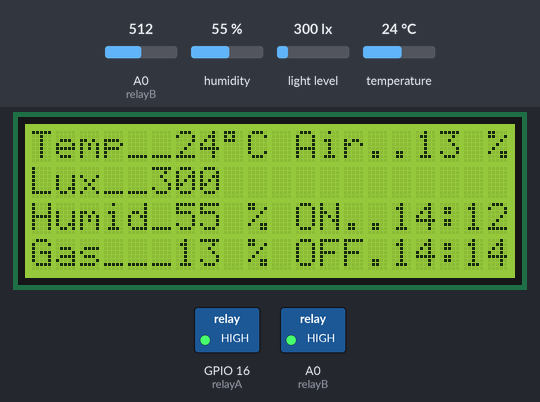
The sketch below on a simulated ESP8266 (NodeMCU). On the bench: 20×4 character LCD, switched loads named in the sketch (green lamp = pin HIGH). Inputs (shaded band) come from the test bench; at power-on: humidity 55 %, light level 300 lx, A0 (relayB) = 512, temperature 24 °C. Uploads are accepted with an empty reply; the local clock reads 2024-03-15 10:24:30 at power-on unless the sketch sets it; what the sketch prints to the serial monitor is not drawn.

Above: at 6.6 s.
6.7 s: humidity set to 22 %
At 10.1 s:
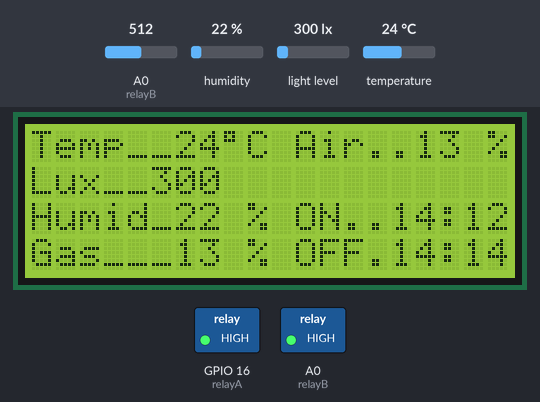
15.0 s: light level set to 40 lx
At 16.7 s:
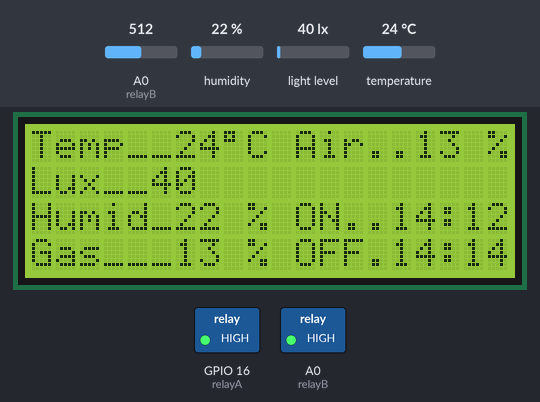
19.8 s: A0 (relayB) set to 716
At 20.7 s:
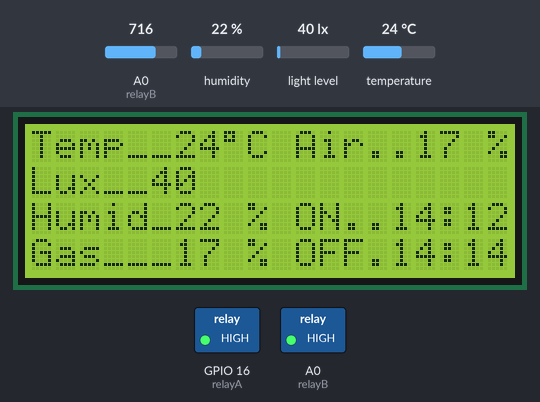
23.4 s: temperature set to 12 °C
At 24.8 s:
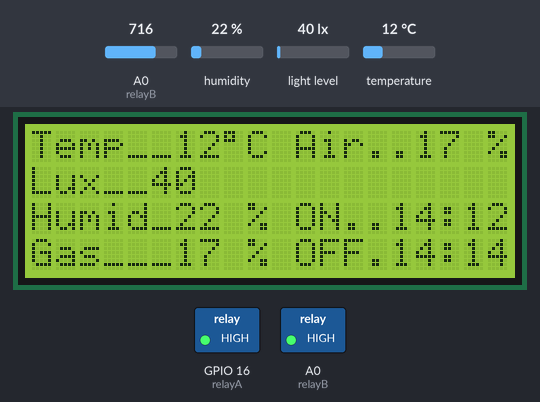
27.2 s: light level set to 500 lx
At 28.7 s:
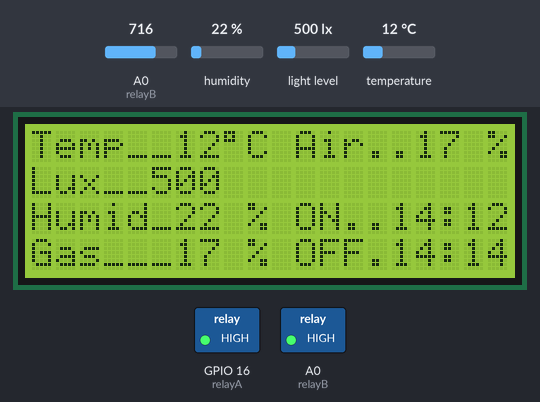
30.8 s: A0 (relayB) set to 992
At 31.5 s:
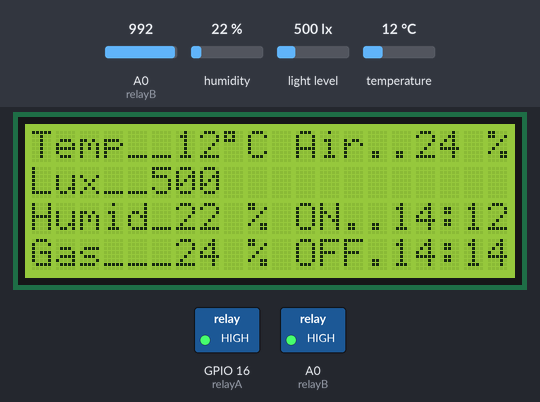
Timing chart, 0 to 33.8 s (numbered marks = the images above; inputs shaded):
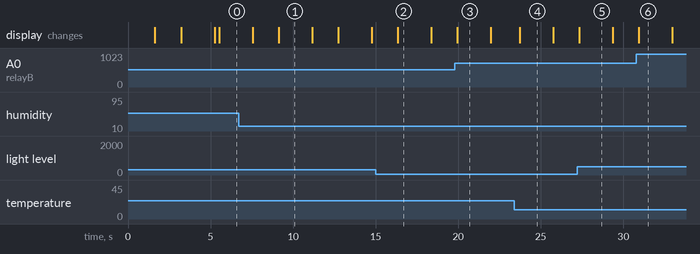

The sketch:

esp.ino
```cpp
#include "CTBot.h"
#include "DHT.h"
#include <Wire.h>
#include <LiquidCrystal_I2C.h>
#include <BH1750.h>
#include "pinku.h"
#include "RTClib.h"
#include <HTTPClient.h>

#define URLWEB "https://iot.bywahjoe.com/post.php"
#define TIMERWEB "https://iot.bywahjoe.com/timer.php"

String APIKEY = "sendIP4";
char daysOfTheWeek[7][12] = {"Minggu", "Senin", "Selasa", "Rabu", "Kamis", "Jumat", "Sabtu"};

RTC_DS1307 rtc;
BH1750 luxMeter;
CTBot myBot;
LiquidCrystal_I2C lcd(0x27, 20, 4);
DHT dht(DHTPIN, DHTTYPE);

//Global
int suhu, humid, gas, air;
long lux;

//Timer
unsigned long nows = 0, before = 0;

void setup() {

  Serial.begin(115200);
  Wire.begin();
  dht.begin();
  luxMeter.begin();
  rtc.begin();

  //Relay
  pinMode(relayA, OUTPUT);
  pinMode(relayB, OUTPUT);
  digitalWrite(relayA, HIGH);
  digitalWrite(relayB, HIGH);

  //LCD
  lcd.init();
  lcd.backlight();
  lcd.clear();
  lcd.setCursor(4, 1);
  lcd.print("ANGKER IoT");
  lcd.setCursor(4, 2);
  lcd.print(" BYWAHJOE");
  delay(1500);
  lcd.clear();

  lcd.setCursor(0, 0);
  lcd.print("CONNECTING....");
  lcd.setCursor(0, 1);
  lcd.print("SSID : ");
  lcd.print(ssid);

  Serial.println("\nSTART TELEGRAM -- CONECT WIFI");
  myBot.wifiConnect(ssid, pass); //WIFI CONECT
  myBot.setTelegramToken(token); //TOKEN SETT
  delay(100);

  //TEST KONEKSI
  if (myBot.testConnection()) {
    Serial.println("\nSIGNAL OK");
    lcd.clear();
    lcd.setCursor(0, 0);
    lcd.print("TELEGRAM OK");
    delay(2000);
  }
  else {
    Serial.println("\nERROR NO SIGNAL");
    lcd.clear();
    lcd.setCursor(0, 0);
    lcd.print("TELEGRAM-WIFI FAILED");
    delay(2000);
  }
  parseTimer();
//  while(1);

  firstMessage();
  lcd.clear();
}

void loop() {
  //  relayAON();
  //  relayBON();
  //  delay(10000);
  //  relayAOFF();
  //  relayBOFF();
  //  delay(5000);

  suhu = dht.readTemperature();
  humid = dht.readHumidity();
  lux = luxMeter.readLightLevel();

  int vGas = analogRead(sensorGas);
  int vAir = analogRead(sensorAir);
  gas = map(vGas, 0, 4095, 0, 100);
  air = map(vAir, 0, 4095, 0, 100);

  Serial.print("Suhu : "); Serial.println(suhu);
  Serial.print("Humid: "); Serial.println(humid);
  Serial.print("Lux  : "); Serial.println(lux);
  Serial.print("Gas  : "); Serial.print(vGas); Serial.print("[*]"); Serial.println(gas);
  Serial.print("Air  : "); Serial.print(vAir); Serial.print("[*]"); Serial.println(air);

  viewSensor();
  delay(2000);
  viewTimer();
  delay(1500);

  nows = millis();
  if (nows - before >= interval) {
    logTelegram();
    pushWeb();
    before = nows;
  }
}
void relayAON() {
  digitalWrite(relayA, LOW);
}
void relayAOFF() {
  digitalWrite(relayA, HIGH);
}
void relayBON() {
  digitalWrite(relayB, LOW);
}
void relayBOFF() {
  digitalWrite(relayB, HIGH);
}
void relayON() {
  relayAON();
  relayBON();
}
void relayOFF() {
  relayAOFF();
  relayBOFF();
}
void viewTimer() {
  char format[] = "hh:mm";
  String waktu;

  lcd.clear();
  DateTime now = rtc.now();

  lcd.setCursor(0, 0);
  lcd.print(daysOfTheWeek[now.dayOfTheWeek()]);

  lcd.setCursor(11, 0);
  lcd.print(now.hour())   ; lcd.print(":");
  lcd.print(now.minute()) ; lcd.print(":");
  lcd.print(now.second());

  lcd.setCursor(0, 1);
  lcd.print(now.day())    ; lcd.print("/");
  lcd.print(now.month())  ; lcd.print("/");
  lcd.print(now.year());

  waktu = now.toString(format);
  if (waktu == tON)relayON();
  else if (waktu == tOFF)relayOFF();
}
void viewSensor() {
  int r = 11;
  lcd.clear();
  lcd.setCursor(0, 0);
  lcd.print("Temp__");
  lcd.print(suhu);
  lcd.print((char)223);
  lcd.print("C");

  lcd.setCursor(0, 1);
  lcd.print("Lux__");
  lcd.print(lux);

  lcd.setCursor(0, 2);
  lcd.print("Humid_");
  lcd.print(humid);
  lcd.print(" %");

  lcd.setCursor(0, 3);
  lcd.print("Gas___");
  lcd.print(gas);
  lcd.print(" %");

  lcd.setCursor(r, 0);
  lcd.print("Air..");
  lcd.print(air);
  lcd.print(" %");

  lcd.setCursor(r, 2);
  lcd.print("ON..");
  lcd.print(tON);

  lcd.setCursor(r, 3);
  lcd.print("OFF.");
  lcd.print(tOFF);
}
void kirim(String pesan) {
  myBot.sendMessage(chatID, pesan);
}
void pushWeb() {
  String d1 = String(suhu);
  String d2 = String(humid);
  String d3 = String(lux);
  String d4 = String(gas);
  String d5 = String(air);;

  HTTPClient postWeb;

  postWeb.begin(URLWEB);
  postWeb.addHeader("Content-Type", "application/x-www-form-urlencoded");

  String dataku = "apiKEY=" + APIKEY + "&d1=" + d1 + "&d2=" + d2 + "&d3=" + d3 + "&d4=" + d4 + "&d5=" + d5;
  Serial.println(dataku);

  int httpResponseCode = postWeb.POST(dataku);

  //  UNCOMENT TO CEK ERROR
  //     if (httpResponseCode>0) {
  //        Serial.print("HTTP Response code: ");
  //        Serial.println(httpResponseCode);
  //      }
  //      else {
  //        Serial.print("Error code: ");
  //        Serial.println(httpResponseCode);
  //      }
  postWeb.end();
}
void logTelegram() {
  String pesan;
  String state = "Normal";

  if (gas >= 20) {
    state = "Warning!!";
  }

  pesan = "**[Angker IoT Notification]** \n\n";
  pesan += "Temp_: " + String(suhu) + " *C\n";
  pesan += "Lux___: " + String(lux)  + " lx\n";
  pesan += "Humid: " + String(humid) + " %\n";
  pesan += "Gas___: " + String(gas)  + " %\n";
  pesan += "Air____: " + String(air)  + " %\n";
  pesan += "T_ON__: " + tON + "\n";
  pesan += "T_OFF_: " + tOFF + "\n";
  pesan += "Condition *" + state + "*\n\n" ;
  pesan += "More___: iot.bywahjoe.com";

  kirim(pesan);

}
void firstMessage() {
  String pesan;
  pesan = "Angker IoT Start...";
  kirim(pesan);
}
void parseTimer() {
  lcd.clear();
  lcd.setCursor(0, 0);
  lcd.print("Parsing Timer.....");
  lcd.setCursor(0, 1);

  HTTPClient http;
  http.begin(TIMERWEB);

  int httpResponseCode = http.GET();

  if (httpResponseCode > 0) {

    Serial.print("HTTP Response code: ");
    Serial.println(httpResponseCode);
    String payload = http.getString();
    Serial.println(payload);

    lcd.print(payload);

    String dataku[2];
    int sstart = 0;
    for (int i = 0; i < payload.length(); i++) {
      if (payload[i] == ',') {
        sstart = 1;
        continue;
      };
      dataku[sstart] += payload[i];
    }

    //Save Parsing
    tON=dataku[0];
    tOFF=dataku[1];

    Serial.print("TON: ");Serial.println(tON);
    Serial.print("TOFF: ");Serial.println(tOFF);

  }
  else {
    Serial.print("Error code: ");
    Serial.println(httpResponseCode);
    lcd.print(httpResponseCode);
  }

  http.end();
}
```

pinku.h
```cpp
//Timer
const long interval=20000;
String tON ="14:12";
String tOFF="14:14";

//Telegram
#define chatID -521307798

//WIFI CONFIG
String ssid = "wahjoe";
String pass = "wahyu123";

//BOT TOKEN
String token = "2071469876:AAHc9U7cfd3jV8KCwX2_tjH7aJFG3J8JvHE";

//Sensor
#define DHTPIN 26
#define DHTTYPE DHT22

#define relayA 16
#define relayB 17

#define sensorAir 32
#define sensorGas 33
```

Measured:
- what the display in image 1 shows lasts 2.1 s, from 9.1 s to 11.2 s
